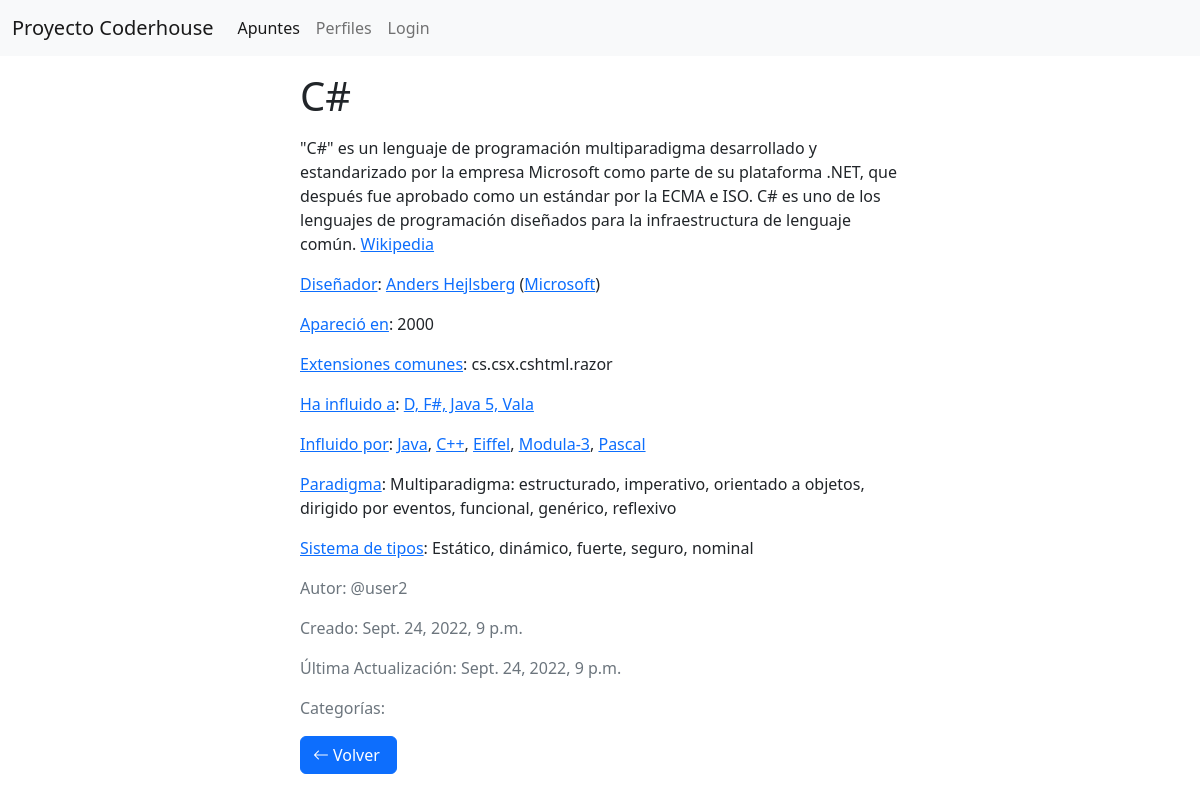
The app's page /apuntes/5 with its own data.
### apuntes/models.py (models this page shows, shortened)
class Apunte(models.Model):
    titulo = models.CharField(max_length=200)
    contenido = RichTextField()
    portada = models.CharField(max_length=200)
    creador = models.ForeignKey(User, on_delete=models.CASCADE)
    created_date = models.DateTimeField(auto_now_add=True)
    last_updated_date = models.DateTimeField(auto_now=True)
    class Meta:
        ordering = ['-last_updated_date', '-created_date']

### apuntes/views.py (the view)
# urls.py: path('apuntes/<int:pk>', views.getApunte, name='apunte'),
def getApunte(request, pk):
    apunte = Apunte.objects.get(pk=pk)
    context = {'apunte':apunte}
    return render(request, 'apuntes/apunte.html', context)

### apuntes/Templates/apuntes/apunte.html (shortened to what this page needs)
{% extends 'base.html' %}
{% block main %}
<section class="d-flex justify-content-center">
    <div class='w-50'>
        <p><h1>{{apunte.titulo}}</h1></p>
        {% autoescape off %}
        <p>{{apunte.contenido}}</p>
        {% endautoescape off %}
        <p class="text-muted">Autor: @{{apunte.creador.username}}</p>
        <p class="text-muted">Creado: {{apunte.created_date}}</p>
        <p class="text-muted">Última Actualización: {{apunte.last_updated_date}}</p>
        <p class="text-muted">Categorías:</p>
        <p ><a class='btn btn-primary' href="{%url 'apuntes'%}"><i class="bi bi-arrow-left"></i><span class="px-1">Volver</span></a></p>
    </div>
</section>
{% endblock main %}

### Templates/base.html (shortened to what this page needs)
<!doctype html>
<html lang="en">
  <head>
    <link href="https://cdn.jsdelivr.net/npm/bootstrap@5.2.1/dist/css/bootstrap.min.css" rel="stylesheet">
    <link rel="stylesheet" href="https://cdn.jsdelivr.net/npm/bootstrap-icons@1.9.1/font/bootstrap-icons.css">
  </head>
  <body>
    <nav class="navbar navbar-expand-lg bg-light" >
        <div class="container-fluid">
          <a class="navbar-brand" href="{% url 'apuntes' %}">Proyecto Coderhouse</a>
          <div class="collapse navbar-collapse" id="navbarSupportedContent">
            <ul class="navbar-nav me-auto mb-2 mb-lg-0">
              <li class="nav-item">
                <a class="nav-link active" aria-current="page" href="{% url 'apuntes' %}">Apuntes</a>
              </li>
              <li class="nav-item">
                <a class="nav-link" href="#">Perfiles</a>
              </li>
              <li class="nav-item">
                {% if request.user.is_authenticated %}
                <a class="nav-link" href="{% url 'logout' %}">Logout @{{request.user.username}}</a>
                {% else %}
                <a class="nav-link" href="{% url 'login' %}">Login</a>
                {% endif %}
              </li>
            </ul>
          </div>
        </div>
      </nav>
    <main>
        {%block main %}{%endblock main %}
    </main>
  </body>
</html>

### records on screen
Apunte: titulo "C#", contenido "\"C#\" es un lenguaje de programación multiparadigma desarrollado y estandarizado por la empresa Microsoft como parte de su plataforma .NET, que después fue aprobado como un estándar por la ECMA e ISO. C# es uno de los lenguajes de programación diseñados para la infraestructura de lenguaje común. Wikipedia Diseñador : Anders Hejlsberg ( Microsoft ) Apareció en : 2000 Extensiones comunes : cs.csx.cshtml.razor Ha influido a : D, F#, Java 5, Vala Influido por : Java , C++ , Eiffel , Modula-3 , Pascal Paradigma : Multiparadigma: estructurado, imperativo, orientado a objetos, dirigido por eventos, funcional, genérico, reflexivo Sistema de tipos : Estático, dinámico, fuerte, seguro, nominal", creador.username "user2", created_date "Sept. 24, 2022, 9 p.m.", last_updated_date "Sept. 24, 2022, 9 p.m."
